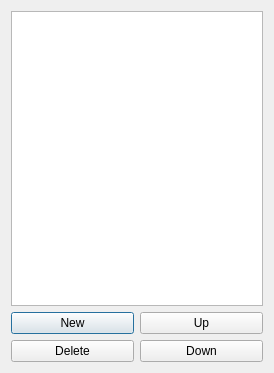
<?xml version="1.0" encoding="UTF-8"?>
<ui version="4.0">
 <class>Dialog</class>
 <widget class="QDialog" name="Dialog">
  <property name="geometry">
   <rect>
    <x>0</x>
    <y>0</y>
    <width>274</width>
    <height>373</height>
   </rect>
  </property>
  <property name="sizePolicy">
   <sizepolicy hsizetype="Fixed" vsizetype="Expanding">
    <horstretch>0</horstretch>
    <verstretch>0</verstretch>
   </sizepolicy>
  </property>
  <property name="windowTitle">
   <string>Dialog</string>
  </property>
  <layout class="QGridLayout" name="gridLayout">
   <item row="2" column="1">
    <widget class="QPushButton" name="button_new">
     <property name="text">
      <string>New</string>
     </property>
    </widget>
   </item>
   <item row="3" column="2">
    <widget class="QPushButton" name="button_down">
     <property name="text">
      <string>Down</string>
     </property>
    </widget>
   </item>
   <item row="3" column="1">
    <widget class="QPushButton" name="button_delete">
     <property name="text">
      <string>Delete</string>
     </property>
    </widget>
   </item>
   <item row="2" column="2">
    <widget class="QPushButton" name="button_up">
     <property name="text">
      <string>Up</string>
     </property>
    </widget>
   </item>
   <item row="0" column="1" colspan="2">
    <widget class="QListView" name="view"/>
   </item>
  </layout>
 </widget>
 <resources/>
 <connections/>
</ui>
